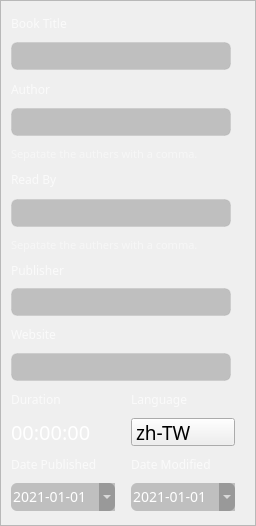
<?xml version="1.0" encoding="UTF-8"?>
<ui version="4.0">
 <class>MetadataWidget</class>
 <widget class="QWidget" name="MetadataWidget">
  <property name="geometry">
   <rect>
    <x>0</x>
    <y>0</y>
    <width>256</width>
    <height>526</height>
   </rect>
  </property>
  <property name="sizePolicy">
   <sizepolicy hsizetype="Fixed" vsizetype="Preferred">
    <horstretch>0</horstretch>
    <verstretch>0</verstretch>
   </sizepolicy>
  </property>
  <property name="minimumSize">
   <size>
    <width>256</width>
    <height>0</height>
   </size>
  </property>
  <property name="maximumSize">
   <size>
    <width>256</width>
    <height>526</height>
   </size>
  </property>
  <property name="windowTitle">
   <string>Form</string>
  </property>
  <property name="styleSheet">
   <string notr="true">
top: 0px;

background: #404040;
box-shadow: inset -1px 0px 1px rgba(0, 0, 0, 0.25);


QComboBox QAbstractItemView {
    outline: none;
}</string>
  </property>
  <layout class="QGridLayout" name="gridLayout">
   <property name="sizeConstraint">
    <enum>QLayout::SetDefaultConstraint</enum>
   </property>
   <property name="leftMargin">
    <number>0</number>
   </property>
   <property name="topMargin">
    <number>0</number>
   </property>
   <property name="rightMargin">
    <number>0</number>
   </property>
   <property name="bottomMargin">
    <number>0</number>
   </property>
   <property name="spacing">
    <number>0</number>
   </property>
   <item row="0" column="0">
    <widget class="QScrollArea" name="scrollArea">
     <property name="sizePolicy">
      <sizepolicy hsizetype="Fixed" vsizetype="Expanding">
       <horstretch>0</horstretch>
       <verstretch>0</verstretch>
      </sizepolicy>
     </property>
     <property name="minimumSize">
      <size>
       <width>256</width>
       <height>0</height>
      </size>
     </property>
     <property name="maximumSize">
      <size>
       <width>256</width>
       <height>16777215</height>
      </size>
     </property>
     <property name="lineWidth">
      <number>0</number>
     </property>
     <property name="verticalScrollBarPolicy">
      <enum>Qt::ScrollBarAsNeeded</enum>
     </property>
     <property name="horizontalScrollBarPolicy">
      <enum>Qt::ScrollBarAlwaysOff</enum>
     </property>
     <property name="sizeAdjustPolicy">
      <enum>QAbstractScrollArea::AdjustIgnored</enum>
     </property>
     <property name="widgetResizable">
      <bool>true</bool>
     </property>
     <widget class="QWidget" name="scrollAreaWidgetContents">
      <property name="geometry">
       <rect>
        <x>0</x>
        <y>0</y>
        <width>254</width>
        <height>524</height>
       </rect>
      </property>
      <property name="sizePolicy">
       <sizepolicy hsizetype="Fixed" vsizetype="Preferred">
        <horstretch>0</horstretch>
        <verstretch>0</verstretch>
       </sizepolicy>
      </property>
      <property name="minimumSize">
       <size>
        <width>254</width>
        <height>0</height>
       </size>
      </property>
      <property name="maximumSize">
       <size>
        <width>254</width>
        <height>16777215</height>
       </size>
      </property>
      <layout class="QGridLayout" name="gridLayout_2">
       <property name="sizeConstraint">
        <enum>QLayout::SetDefaultConstraint</enum>
       </property>
       <property name="leftMargin">
        <number>6</number>
       </property>
       <property name="topMargin">
        <number>0</number>
       </property>
       <property name="rightMargin">
        <number>0</number>
       </property>
       <property name="bottomMargin">
        <number>10</number>
       </property>
       <property name="horizontalSpacing">
        <number>0</number>
       </property>
       <property name="verticalSpacing">
        <number>10</number>
       </property>
       <item row="0" column="0" colspan="5">
        <widget class="Line" name="line">
         <property name="sizePolicy">
          <sizepolicy hsizetype="Fixed" vsizetype="Fixed">
           <horstretch>0</horstretch>
           <verstretch>0</verstretch>
          </sizepolicy>
         </property>
         <property name="styleSheet">
          <string notr="true">background: #333333;</string>
         </property>
         <property name="frameShadow">
          <enum>QFrame::Plain</enum>
         </property>
         <property name="lineWidth">
          <number>1</number>
         </property>
         <property name="orientation">
          <enum>Qt::Horizontal</enum>
         </property>
        </widget>
       </item>
       <item row="1" column="0" colspan="3">
        <widget class="QLabel" name="label_4">
         <property name="sizePolicy">
          <sizepolicy hsizetype="Fixed" vsizetype="Fixed">
           <horstretch>0</horstretch>
           <verstretch>0</verstretch>
          </sizepolicy>
         </property>
         <property name="minimumSize">
          <size>
           <width>56</width>
           <height>16</height>
          </size>
         </property>
         <property name="maximumSize">
          <size>
           <width>56</width>
           <height>16</height>
          </size>
         </property>
         <property name="styleSheet">
          <string notr="true">

font-family: Noto Sans TC;
font-style: normal;
font-weight: normal;
font-size: 12px;
line-height: 16px;
display: flex;
align-items: center;

/* cell/label */

color: rgba(255, 255, 255, 0.7);

/* Inside Auto Layout */

flex: none;
order: 0;
align-self: stretch;
flex-grow: 0;
margin: 0px 0px;</string>
         </property>
         <property name="text">
          <string>Book Title</string>
         </property>
        </widget>
       </item>
       <item row="1" column="3">
        <widget class="QLabel" name="label_10">
         <property name="sizePolicy">
          <sizepolicy hsizetype="Fixed" vsizetype="Fixed">
           <horstretch>0</horstretch>
           <verstretch>0</verstretch>
          </sizepolicy>
         </property>
         <property name="minimumSize">
          <size>
           <width>7</width>
           <height>18</height>
          </size>
         </property>
         <property name="maximumSize">
          <size>
           <width>7</width>
           <height>18</height>
          </size>
         </property>
         <property name="text">
          <string/>
         </property>
         <property name="pixmap">
          <pixmap resource="resources.qrc">:/SVG/svg/icon/common-text-field-required.svg</pixmap>
         </property>
         <property name="scaledContents">
          <bool>true</bool>
         </property>
        </widget>
       </item>
       <item row="2" column="0" colspan="5">
        <widget class="QLineEdit" name="lineEdit_BookTitle">
         <property name="sizePolicy">
          <sizepolicy hsizetype="Fixed" vsizetype="Fixed">
           <horstretch>0</horstretch>
           <verstretch>0</verstretch>
          </sizepolicy>
         </property>
         <property name="minimumSize">
          <size>
           <width>220</width>
           <height>28</height>
          </size>
         </property>
         <property name="maximumSize">
          <size>
           <width>220</width>
           <height>28</height>
          </size>
         </property>
         <property name="font">
          <font>
           <family>Noto Sans TC</family>
           <pointsize>14</pointsize>
          </font>
         </property>
         <property name="styleSheet">
          <string notr="true">QLineEdit
{
	background: rgba(0, 0, 0, 0.2);
	border: 1px solid rgba(0, 0, 0, 0.05);
	box-sizing: border-box;
	border-radius: 6px;
	color: #FFFFFF;
/*
	font-size: 14px;
	line-height: 19px;
*/
}

QLineEdit:disabled
{
	border: 3px solid rgba(255, 0, 0, 1);
	background: rgba(0, 0, 0, 0.2);
	box-sizing: border-box;
	border-radius: 6px;
	color: #FFFFFF;
}</string>
         </property>
         <property name="readOnly">
          <bool>false</bool>
         </property>
        </widget>
       </item>
       <item row="3" column="0">
        <widget class="QLabel" name="label_5">
         <property name="sizePolicy">
          <sizepolicy hsizetype="Fixed" vsizetype="Fixed">
           <horstretch>0</horstretch>
           <verstretch>0</verstretch>
          </sizepolicy>
         </property>
         <property name="minimumSize">
          <size>
           <width>40</width>
           <height>16</height>
          </size>
         </property>
         <property name="maximumSize">
          <size>
           <width>40</width>
           <height>16</height>
          </size>
         </property>
         <property name="styleSheet">
          <string notr="true">position: static;
width: 40px;
left: 2px;
top: 2px;
bottom: 2px;

font-family: Noto Sans TC;
font-style: normal;
font-weight: normal;
font-size: 12px;
line-height: 16px;
display: flex;
align-items: center;

/* cell/label */

color: rgba(255, 255, 255, 0.7);

/* Inside Auto Layout */

flex: none;
order: 0;
flex-grow: 0;
margin: 0px 0px;</string>
         </property>
         <property name="text">
          <string>Author</string>
         </property>
        </widget>
       </item>
       <item row="3" column="1">
        <widget class="QLabel" name="label_11">
         <property name="sizePolicy">
          <sizepolicy hsizetype="Fixed" vsizetype="Fixed">
           <horstretch>0</horstretch>
           <verstretch>0</verstretch>
          </sizepolicy>
         </property>
         <property name="minimumSize">
          <size>
           <width>7</width>
           <height>18</height>
          </size>
         </property>
         <property name="maximumSize">
          <size>
           <width>7</width>
           <height>18</height>
          </size>
         </property>
         <property name="text">
          <string/>
         </property>
         <property name="pixmap">
          <pixmap resource="resources.qrc">:/SVG/svg/icon/common-text-field-required.svg</pixmap>
         </property>
         <property name="scaledContents">
          <bool>true</bool>
         </property>
        </widget>
       </item>
       <item row="4" column="0" colspan="5">
        <widget class="QLineEdit" name="lineEdit_Author">
         <property name="sizePolicy">
          <sizepolicy hsizetype="Fixed" vsizetype="Fixed">
           <horstretch>0</horstretch>
           <verstretch>0</verstretch>
          </sizepolicy>
         </property>
         <property name="minimumSize">
          <size>
           <width>220</width>
           <height>28</height>
          </size>
         </property>
         <property name="maximumSize">
          <size>
           <width>220</width>
           <height>28</height>
          </size>
         </property>
         <property name="font">
          <font>
           <family>Noto Sans TC</family>
           <pointsize>14</pointsize>
          </font>
         </property>
         <property name="styleSheet">
          <string notr="true">QLineEdit
{
	background: rgba(0, 0, 0, 0.2);
	border: 1px solid rgba(0, 0, 0, 0.05);
	box-sizing: border-box;
	border-radius: 6px;
	color: #FFFFFF;
/*
	font-size: 14px;
	line-height: 19px;
*/
}

QLineEdit:disabled
{
	border: 3px solid rgba(255, 0, 0, 1);
	background: rgba(0, 0, 0, 0.2);
	box-sizing: border-box;
	border-radius: 6px;
	color: #FFFFFF;

}</string>
         </property>
        </widget>
       </item>
       <item row="5" column="0" colspan="5">
        <widget class="QLabel" name="label">
         <property name="sizePolicy">
          <sizepolicy hsizetype="Fixed" vsizetype="Fixed">
           <horstretch>0</horstretch>
           <verstretch>0</verstretch>
          </sizepolicy>
         </property>
         <property name="minimumSize">
          <size>
           <width>198</width>
           <height>15</height>
          </size>
         </property>
         <property name="maximumSize">
          <size>
           <width>198</width>
           <height>15</height>
          </size>
         </property>
         <property name="font">
          <font>
           <family>Noto Sans TC</family>
           <pointsize>-1</pointsize>
           <weight>50</weight>
           <italic>false</italic>
           <bold>false</bold>
          </font>
         </property>
         <property name="styleSheet">
          <string notr="true">/* Tip: Sepatate authers with a comma. */


position: static;
width: 198px;
height: 15px;
left: 2px;
top: calc(50% - 15px/2);

font-family: Noto Sans TC;
font-style: normal;
font-weight: normal;
font-size: 11px;
line-height: 15px;
/* identical to box height */

display: flex;
align-items: center;

color: rgba(255, 255, 255, 0.45);


/* Inside Auto Layout */

flex: none;
order: 0;
flex-grow: 0;
margin: 0px 0px;</string>
         </property>
         <property name="text">
          <string>Sepatate the authers with a comma.</string>
         </property>
        </widget>
       </item>
       <item row="6" column="0" colspan="2">
        <widget class="QLabel" name="label_6">
         <property name="sizePolicy">
          <sizepolicy hsizetype="Fixed" vsizetype="Fixed">
           <horstretch>0</horstretch>
           <verstretch>0</verstretch>
          </sizepolicy>
         </property>
         <property name="styleSheet">
          <string notr="true">position: static;
width: 46px;
left: 2px;
top: 2px;
bottom: 2px;

font-family: Noto Sans TC;
font-style: normal;
font-weight: normal;
font-size: 12px;
line-height: 16px;
display: flex;
align-items: center;

/* cell/label */

color: rgba(255, 255, 255, 0.7);

/* Inside Auto Layout */

flex: none;
order: 0;
flex-grow: 0;
margin: 0px 0px;</string>
         </property>
         <property name="text">
          <string>Read By</string>
         </property>
        </widget>
       </item>
       <item row="6" column="2">
        <widget class="QLabel" name="label_12">
         <property name="sizePolicy">
          <sizepolicy hsizetype="Fixed" vsizetype="Fixed">
           <horstretch>0</horstretch>
           <verstretch>0</verstretch>
          </sizepolicy>
         </property>
         <property name="minimumSize">
          <size>
           <width>7</width>
           <height>18</height>
          </size>
         </property>
         <property name="maximumSize">
          <size>
           <width>7</width>
           <height>18</height>
          </size>
         </property>
         <property name="text">
          <string/>
         </property>
         <property name="pixmap">
          <pixmap resource="resources.qrc">:/SVG/svg/icon/common-text-field-required.svg</pixmap>
         </property>
         <property name="scaledContents">
          <bool>true</bool>
         </property>
        </widget>
       </item>
       <item row="7" column="0" colspan="5">
        <widget class="QLineEdit" name="lineEdit_ReadBy">
         <property name="sizePolicy">
          <sizepolicy hsizetype="Fixed" vsizetype="Fixed">
           <horstretch>0</horstretch>
           <verstretch>0</verstretch>
          </sizepolicy>
         </property>
         <property name="minimumSize">
          <size>
           <width>220</width>
           <height>28</height>
          </size>
         </property>
         <property name="maximumSize">
          <size>
           <width>220</width>
           <height>28</height>
          </size>
         </property>
         <property name="font">
          <font>
           <family>Noto Sans TC</family>
           <pointsize>14</pointsize>
          </font>
         </property>
         <property name="styleSheet">
          <string notr="true">QLineEdit
{
	background: rgba(0, 0, 0, 0.2);
	border: 1px solid rgba(0, 0, 0, 0.05);
	box-sizing: border-box;
	border-radius: 6px;
	color: #FFFFFF;
/*
	font-size: 14px;
	line-height: 19px;
*/
}

QLineEdit:disabled
{
	border: 3px solid rgba(255, 0, 0, 1);
	background: rgba(0, 0, 0, 0.2);
	box-sizing: border-box;
	border-radius: 6px;
	color: #FFFFFF;

}</string>
         </property>
        </widget>
       </item>
       <item row="8" column="0" colspan="5">
        <widget class="QLabel" name="label_2">
         <property name="sizePolicy">
          <sizepolicy hsizetype="Fixed" vsizetype="Fixed">
           <horstretch>0</horstretch>
           <verstretch>0</verstretch>
          </sizepolicy>
         </property>
         <property name="minimumSize">
          <size>
           <width>198</width>
           <height>15</height>
          </size>
         </property>
         <property name="maximumSize">
          <size>
           <width>198</width>
           <height>15</height>
          </size>
         </property>
         <property name="font">
          <font>
           <family>Noto Sans TC</family>
           <pointsize>-1</pointsize>
           <weight>50</weight>
           <italic>false</italic>
           <bold>false</bold>
          </font>
         </property>
         <property name="styleSheet">
          <string notr="true">/* Tip: Sepatate authers with a comma. */


position: static;
width: 198px;
height: 15px;
left: 2px;
top: calc(50% - 15px/2);

font-family: Noto Sans TC;
font-style: normal;
font-weight: normal;
font-size: 11px;
line-height: 15px;
/* identical to box height */

display: flex;
align-items: center;

color: rgba(255, 255, 255, 0.45);


/* Inside Auto Layout */

flex: none;
order: 0;
flex-grow: 0;
margin: 0px 0px;</string>
         </property>
         <property name="text">
          <string>Sepatate the authers with a comma.</string>
         </property>
        </widget>
       </item>
       <item row="9" column="0" colspan="3">
        <widget class="QLabel" name="label_7">
         <property name="sizePolicy">
          <sizepolicy hsizetype="Fixed" vsizetype="Fixed">
           <horstretch>0</horstretch>
           <verstretch>0</verstretch>
          </sizepolicy>
         </property>
         <property name="minimumSize">
          <size>
           <width>54</width>
           <height>16</height>
          </size>
         </property>
         <property name="maximumSize">
          <size>
           <width>54</width>
           <height>16</height>
          </size>
         </property>
         <property name="styleSheet">
          <string notr="true">position: static;
width: 46px;
left: 2px;
top: 2px;
bottom: 2px;

font-family: Noto Sans TC;
font-style: normal;
font-weight: normal;
font-size: 12px;
line-height: 16px;
display: flex;
align-items: center;

/* cell/label */

color: rgba(255, 255, 255, 0.7);

/* Inside Auto Layout */

flex: none;
order: 0;
flex-grow: 0;
margin: 0px 0px;</string>
         </property>
         <property name="text">
          <string>Publisher</string>
         </property>
        </widget>
       </item>
       <item row="10" column="0" colspan="5">
        <widget class="QLineEdit" name="lineEdit_Publisher">
         <property name="sizePolicy">
          <sizepolicy hsizetype="Fixed" vsizetype="Fixed">
           <horstretch>0</horstretch>
           <verstretch>0</verstretch>
          </sizepolicy>
         </property>
         <property name="minimumSize">
          <size>
           <width>220</width>
           <height>28</height>
          </size>
         </property>
         <property name="maximumSize">
          <size>
           <width>220</width>
           <height>28</height>
          </size>
         </property>
         <property name="font">
          <font>
           <family>Noto Sans TC</family>
           <pointsize>14</pointsize>
          </font>
         </property>
         <property name="styleSheet">
          <string notr="true">height: 19px;
left: 8px;

/* cell/text input background */

background: rgba(0, 0, 0, 0.2);
border: 1px solid rgba(0, 0, 0, 0.05);
box-sizing: border-box;
border-radius: 6px;
/*
font-size: 14px;
line-height: 19px;
*/
/* cell/text */

color: #FFFFFF;</string>
         </property>
        </widget>
       </item>
       <item row="11" column="0" colspan="2">
        <widget class="QLabel" name="label_8">
         <property name="sizePolicy">
          <sizepolicy hsizetype="Fixed" vsizetype="Fixed">
           <horstretch>0</horstretch>
           <verstretch>0</verstretch>
          </sizepolicy>
         </property>
         <property name="styleSheet">
          <string notr="true">position: static;
width: 46px;
left: 2px;
top: 2px;
bottom: 2px;

font-family: Noto Sans TC;
font-style: normal;
font-weight: normal;
font-size: 12px;
line-height: 16px;
display: flex;
align-items: center;

/* cell/label */

color: rgba(255, 255, 255, 0.7);

/* Inside Auto Layout */

flex: none;
order: 0;
flex-grow: 0;
margin: 0px 0px;</string>
         </property>
         <property name="text">
          <string>Website</string>
         </property>
        </widget>
       </item>
       <item row="12" column="0" colspan="5">
        <widget class="QLineEdit" name="lineEdit_Website">
         <property name="sizePolicy">
          <sizepolicy hsizetype="Fixed" vsizetype="Fixed">
           <horstretch>0</horstretch>
           <verstretch>0</verstretch>
          </sizepolicy>
         </property>
         <property name="minimumSize">
          <size>
           <width>220</width>
           <height>28</height>
          </size>
         </property>
         <property name="maximumSize">
          <size>
           <width>220</width>
           <height>28</height>
          </size>
         </property>
         <property name="font">
          <font>
           <family>Noto Sans TC</family>
           <pointsize>14</pointsize>
          </font>
         </property>
         <property name="styleSheet">
          <string notr="true">height: 19px;
left: 8px;

/* cell/text input background */

background: rgba(0, 0, 0, 0.2);
border: 1px solid rgba(0, 0, 0, 0.05);
box-sizing: border-box;
border-radius: 6px;
/*
font-size: 14px;
line-height: 19px;
*/
/* cell/text */

color: #FFFFFF;</string>
         </property>
        </widget>
       </item>
       <item row="13" column="0" colspan="2">
        <widget class="QLabel" name="label_9">
         <property name="sizePolicy">
          <sizepolicy hsizetype="Fixed" vsizetype="Fixed">
           <horstretch>0</horstretch>
           <verstretch>0</verstretch>
          </sizepolicy>
         </property>
         <property name="styleSheet">
          <string notr="true">position: static;
width: 46px;
left: 2px;
top: 2px;
bottom: 2px;

font-family: Noto Sans TC;
font-style: normal;
font-weight: normal;
font-size: 12px;
line-height: 16px;
display: flex;
align-items: center;

/* cell/label */

color: rgba(255, 255, 255, 0.7);

/* Inside Auto Layout */

flex: none;
order: 0;
flex-grow: 0;
margin: 0px 0px;</string>
         </property>
         <property name="text">
          <string>Duration</string>
         </property>
        </widget>
       </item>
       <item row="13" column="4">
        <widget class="QLabel" name="label_13">
         <property name="sizePolicy">
          <sizepolicy hsizetype="Fixed" vsizetype="Fixed">
           <horstretch>0</horstretch>
           <verstretch>0</verstretch>
          </sizepolicy>
         </property>
         <property name="styleSheet">
          <string notr="true">position: static;
width: 46px;
left: 2px;
top: 2px;
bottom: 2px;

font-family: Noto Sans TC;
font-style: normal;
font-weight: normal;
font-size: 12px;
line-height: 16px;
display: flex;
align-items: center;

/* cell/label */

color: rgba(255, 255, 255, 0.7);

/* Inside Auto Layout */

flex: none;
order: 0;
flex-grow: 0;
margin: 0px 0px;</string>
         </property>
         <property name="text">
          <string>Language</string>
         </property>
        </widget>
       </item>
       <item row="14" column="0" colspan="4">
        <widget class="QLabel" name="label_Duration">
         <property name="sizePolicy">
          <sizepolicy hsizetype="Fixed" vsizetype="Fixed">
           <horstretch>0</horstretch>
           <verstretch>0</verstretch>
          </sizepolicy>
         </property>
         <property name="minimumSize">
          <size>
           <width>104</width>
           <height>22</height>
          </size>
         </property>
         <property name="maximumSize">
          <size>
           <width>104</width>
           <height>22</height>
          </size>
         </property>
         <property name="font">
          <font>
           <family>Noto Sans</family>
           <pointsize>15</pointsize>
           <weight>50</weight>
           <italic>false</italic>
           <bold>false</bold>
          </font>
         </property>
         <property name="styleSheet">
          <string notr="true">color: #FFFFFF;

left: 8px;
top: 5px;

/*font-size: 15px;*/
line-height: 20px;</string>
         </property>
         <property name="text">
          <string notr="true">00:00:00</string>
         </property>
         <property name="textInteractionFlags">
          <set>Qt::NoTextInteraction</set>
         </property>
        </widget>
       </item>
       <item row="14" column="4">
        <widget class="QComboBox" name="comboBox_inLanguage">
         <property name="sizePolicy">
          <sizepolicy hsizetype="Fixed" vsizetype="Fixed">
           <horstretch>0</horstretch>
           <verstretch>0</verstretch>
          </sizepolicy>
         </property>
         <property name="minimumSize">
          <size>
           <width>104</width>
           <height>28</height>
          </size>
         </property>
         <property name="maximumSize">
          <size>
           <width>104</width>
           <height>28</height>
          </size>
         </property>
         <property name="font">
          <font>
           <family>Noto Sans</family>
           <pointsize>14</pointsize>
          </font>
         </property>
         <property name="styleSheet">
          <string notr="true">/* cell/text input background */

background: rgba(0, 0, 0, 0.2);
border-radius: 6px;

/* cell/text */

color: #FFFFFF;

left: 8px;
top: 5px;

/*font-size: 14px;*/
line-height: 19px;



QComboBox QAbstractItemView {
    outline: none;
}

 QComboBox::drop-down {subcontrol-origin: padding;  subcontrol-position: top right;;border: 0px ;}


</string>
         </property>
         <property name="currentText">
          <string notr="true">zh-TW</string>
         </property>
         <property name="maxVisibleItems">
          <number>12</number>
         </property>
         <property name="insertPolicy">
          <enum>QComboBox::InsertAtBottom</enum>
         </property>
         <property name="iconSize">
          <size>
           <width>0</width>
           <height>0</height>
          </size>
         </property>
         <property name="frame">
          <bool>false</bool>
         </property>
         <item>
          <property name="text">
           <string>zh-TW</string>
          </property>
         </item>
         <item>
          <property name="text">
           <string>zh-CN</string>
          </property>
         </item>
         <item>
          <property name="text">
           <string>da-DK</string>
          </property>
         </item>
         <item>
          <property name="text">
           <string>en-GB</string>
          </property>
         </item>
         <item>
          <property name="text">
           <string>en-US</string>
          </property>
         </item>
         <item>
          <property name="text">
           <string>es-ES</string>
          </property>
         </item>
         <item>
          <property name="text">
           <string>fr-CA</string>
          </property>
         </item>
         <item>
          <property name="text">
           <string>fr-FR</string>
          </property>
         </item>
         <item>
          <property name="text">
           <string>ja-JP</string>
          </property>
         </item>
         <item>
          <property name="text">
           <string>ko-KR</string>
          </property>
         </item>
        </widget>
       </item>
       <item row="15" column="0" colspan="4">
        <widget class="QLabel" name="label_14">
         <property name="sizePolicy">
          <sizepolicy hsizetype="Fixed" vsizetype="Preferred">
           <horstretch>0</horstretch>
           <verstretch>0</verstretch>
          </sizepolicy>
         </property>
         <property name="styleSheet">
          <string notr="true">position: static;
width: 46px;
left: 2px;
top: 2px;
bottom: 2px;

font-family: Noto Sans TC;
font-style: normal;
font-weight: normal;
font-size: 12px;
line-height: 16px;
display: flex;
align-items: center;

/* cell/label */

color: rgba(255, 255, 255, 0.7);

/* Inside Auto Layout */

flex: none;
order: 0;
flex-grow: 0;
margin: 0px 0px;</string>
         </property>
         <property name="text">
          <string>Date Published</string>
         </property>
        </widget>
       </item>
       <item row="15" column="4">
        <widget class="QLabel" name="label_16">
         <property name="sizePolicy">
          <sizepolicy hsizetype="Fixed" vsizetype="Fixed">
           <horstretch>0</horstretch>
           <verstretch>0</verstretch>
          </sizepolicy>
         </property>
         <property name="styleSheet">
          <string notr="true">position: static;
width: 46px;
left: 2px;
top: 2px;
bottom: 2px;

font-family: Noto Sans TC;
font-style: normal;
font-weight: normal;
font-size: 12px;
line-height: 16px;
display: flex;
align-items: center;

/* cell/label */

color: rgba(255, 255, 255, 0.7);

/* Inside Auto Layout */

flex: none;
order: 0;
flex-grow: 0;
margin: 0px 0px;</string>
         </property>
         <property name="text">
          <string>Date Modified</string>
         </property>
        </widget>
       </item>
       <item row="16" column="0" colspan="4">
        <widget class="QDateEdit" name="dateEdit_DatePublished">
         <property name="sizePolicy">
          <sizepolicy hsizetype="Fixed" vsizetype="Fixed">
           <horstretch>0</horstretch>
           <verstretch>0</verstretch>
          </sizepolicy>
         </property>
         <property name="minimumSize">
          <size>
           <width>104</width>
           <height>28</height>
          </size>
         </property>
         <property name="maximumSize">
          <size>
           <width>104</width>
           <height>28</height>
          </size>
         </property>
         <property name="font">
          <font>
           <family>Noto Sans</family>
           <pointsize>-1</pointsize>
           <weight>50</weight>
           <italic>false</italic>
           <bold>false</bold>
          </font>
         </property>
         <property name="styleSheet">
          <string notr="true">/* cell/text input background */

background: rgba(0, 0, 0, 0.2);
border-radius: 6px;

/* cell/text */

color: #FFFFFF;

left: 8px;
top: 5px;

font-size: 14px;
line-height: 19px;
</string>
         </property>
         <property name="dateTime">
          <datetime>
           <hour>0</hour>
           <minute>0</minute>
           <second>0</second>
           <year>2021</year>
           <month>1</month>
           <day>1</day>
          </datetime>
         </property>
         <property name="displayFormat">
          <string notr="true">yyyy-MM-dd</string>
         </property>
         <property name="calendarPopup">
          <bool>true</bool>
         </property>
         <property name="timeSpec">
          <enum>Qt::LocalTime</enum>
         </property>
         <property name="date">
          <date>
           <year>2021</year>
           <month>1</month>
           <day>1</day>
          </date>
         </property>
        </widget>
       </item>
       <item row="16" column="4">
        <widget class="QDateEdit" name="dateEdit_DateModified">
         <property name="sizePolicy">
          <sizepolicy hsizetype="Fixed" vsizetype="Fixed">
           <horstretch>0</horstretch>
           <verstretch>0</verstretch>
          </sizepolicy>
         </property>
         <property name="minimumSize">
          <size>
           <width>104</width>
           <height>28</height>
          </size>
         </property>
         <property name="maximumSize">
          <size>
           <width>104</width>
           <height>28</height>
          </size>
         </property>
         <property name="font">
          <font>
           <family>Noto Sans</family>
           <pointsize>-1</pointsize>
           <weight>50</weight>
           <italic>false</italic>
           <bold>false</bold>
          </font>
         </property>
         <property name="styleSheet">
          <string notr="true">/* cell/text input background */

background: rgba(0, 0, 0, 0.2);
border-radius: 6px;

/* cell/text */

color: #FFFFFF;



left: 8px;
top: 5px;

font-size: 14px;
line-height: 19px;

</string>
         </property>
         <property name="dateTime">
          <datetime>
           <hour>0</hour>
           <minute>0</minute>
           <second>0</second>
           <year>2021</year>
           <month>1</month>
           <day>1</day>
          </datetime>
         </property>
         <property name="displayFormat">
          <string>yyyy-MM-dd</string>
         </property>
         <property name="calendarPopup">
          <bool>true</bool>
         </property>
         <property name="date">
          <date>
           <year>2021</year>
           <month>1</month>
           <day>1</day>
          </date>
         </property>
        </widget>
       </item>
      </layout>
     </widget>
    </widget>
   </item>
  </layout>
 </widget>
 <resources>
  <include location="resources.qrc"/>
 </resources>
 <connections/>
</ui>
